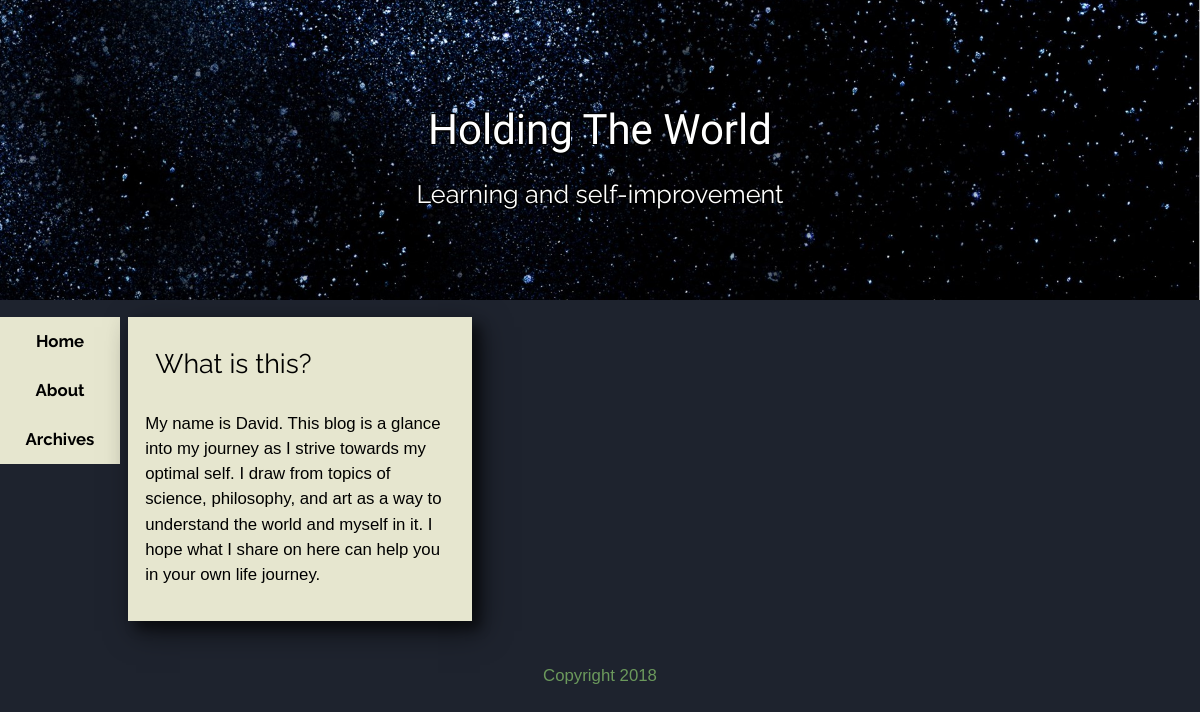
/, run on an earlier commit of the app's database.
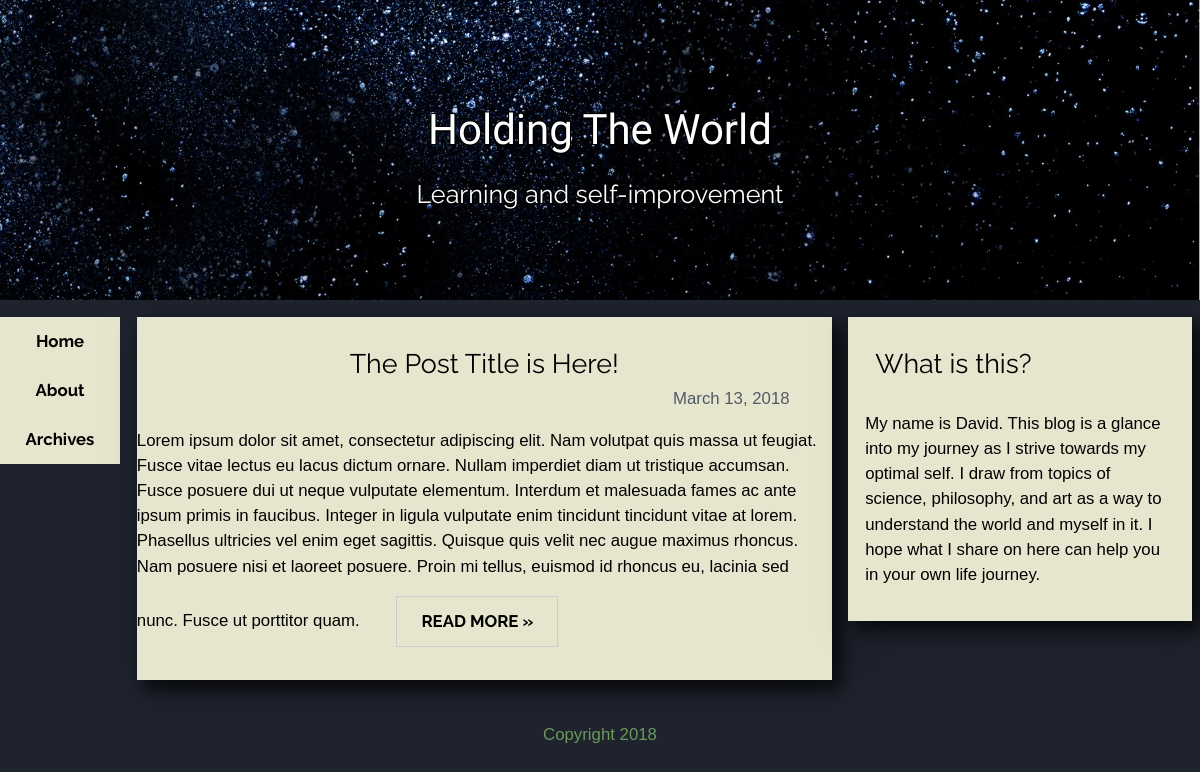
And on a later commit of the database.
### blog/models.py (models this page shows, shortened)
class Post(models.Model):
    title = models.CharField(max_length=128)
    body = models.TextField(blank=True)
    slug = models.SlugField(max_length=128, unique=True)
    create_date = models.DateTimeField('Date the post was originally created', auto_now_add=True)
    pub_date = models.DateTimeField('Publish date', blank=True, null=True)
    edit_date = models.DateTimeField('Date post was edited, most recently', auto_now=True)
    tags = models.ManyToManyField(Tag, blank=True)
    snippet = models.TextField('Short section from the body of the text', blank=True)
    published = models.BooleanField('Whether the post is published, or still in edit', default=False)

### blog/views.py (the view)
# urls.py: path('', views.index, name='index'),
def index(request):
    latest_post_list = Post.objects.filter(published=True).order_by('-pub_date')[:5]
    context = {
        'latest_post_list': latest_post_list,
    }
    return render(request, 'blog/index.html', context)

### blog/templates/blog/index.html
{% extends "blog/base.html" %}
{% block content %}
    {% for post in latest_post_list %}
        <article class="box">
            <h1>{{ post.title }}</h1>
            <div class="date">{{ post.pub_date.date}}</div>
                {{ post.snippet|safe }}
            <a href="{% url 'blog:post' post.slug %}" class="button">READ MORE »</a>
        </article>
    {% endfor %}
{% endblock %}

What changed in the data, as far as the page shows it:
added Post: title "The Post Title is Here!", pub_date "March 13, 2018", snippet "Lorem ipsum dolor sit amet, consectetur adipiscing elit. Nam volutpat quis massa ut feugiat. Fusce vitae lectus eu lacus dictum ornare. Nullam imperdiet diam ut tristique accumsan. Fusce posuere dui ut neque vulputate elementum. Interdum et malesuada fames ac ante ipsum primis in faucibus. Integer in ligula vulputate enim tincidunt tincidunt vitae at lorem. Phasellus ultricies vel enim eget sagittis. Quisque quis velit nec augue maximus rhoncus. Nam posuere nisi et laoreet posuere. Proin mi tellus, euismod id rhoncus eu, lacinia sed nunc. Fusce ut porttitor quam."
